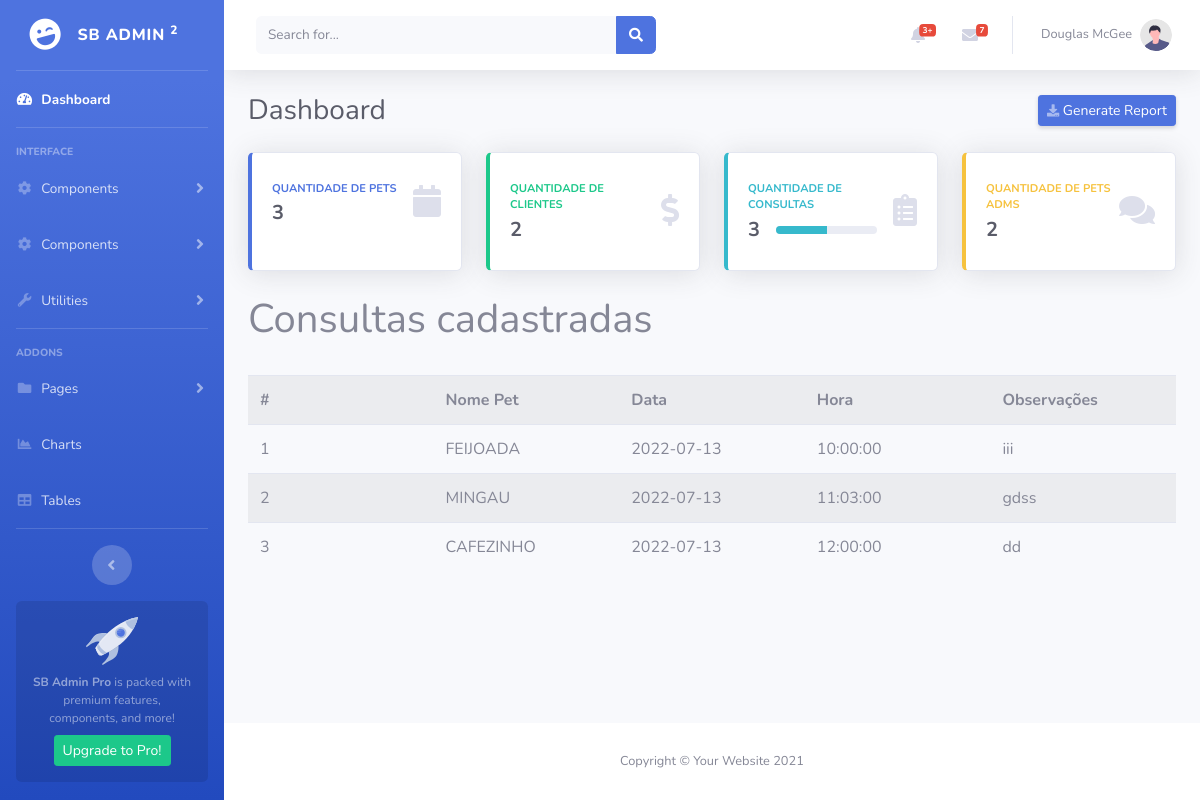
The page /include/dashboard.php (signed in) on the database its author committed.
### tables this page shows
CREATE TABLE `consulta` (
  `id_consulta` int(11) NOT NULL,
  `id_pet` int(11) NOT NULL,
  `id_cliente` int(11) NOT NULL,
  `data_consulta` date NOT NULL,
  `hora_consulta` time NOT NULL,
  `obs_consulta` varchar(200) NOT NULL,
  `nome_pet` varchar(150) NOT NULL
);

### include/dashboard.php (the view, shortened to what this page needs)
<!DOCTYPE html>
<html lang="en">
<head>
    <link href="vendor/fontawesome-free/css/all.min.css" rel="stylesheet" type="text/css">
    <link href="../css/sb-admin-2.min.css" rel="stylesheet">
</head>
<body id="page-top">
    <div id="wrapper">
        <ul class="navbar-nav bg-gradient-primary sidebar sidebar-dark accordion" id="accordionSidebar">
            <a class="sidebar-brand d-flex align-items-center justify-content-center" href="index.html">
                <div class="sidebar-brand-icon rotate-n-15">
                    <i class="fas fa-laugh-wink"></i>
                </div>
                <div class="sidebar-brand-text mx-3">SB Admin <sup>2</sup></div>
            </a>
            <hr class="sidebar-divider my-0">
            <li class="nav-item active">
                <a class="nav-link" href="index.html">
                    <i class="fas fa-fw fa-tachometer-alt"></i>
                    <span>Dashboard</span></a>
            </li>
            <hr class="sidebar-divider">
            <div class="sidebar-heading">
                Interface
            </div>
            <li class="nav-item">
                <a class="nav-link collapsed" href="#" data-toggle="collapse" data-target="#collapseTwo"
                    aria-expanded="true" aria-controls="collapseTwo">
                    <i class="fas fa-fw fa-cog"></i>
                    <span>Components</span>
                </a>
            </li>
            <li class="nav-item">
                <a class="nav-link collapsed" href="#" data-toggle="collapse" data-target="#collapseTwo"
                    aria-expanded="true" aria-controls="collapseTwo">
                    <i class="fas fa-fw fa-cog"></i>
                    <span>Components</span>
                </a>
            </li>
            <li class="nav-item">
                <a class="nav-link collapsed" href="#" data-toggle="collapse" data-target="#collapseUtilities"
                    aria-expanded="true" aria-controls="collapseUtilities">
                    <i class="fas fa-fw fa-wrench"></i>
                    <span>Utilities</span>
                </a>
            </li>
            <hr class="sidebar-divider">
            <div class="sidebar-heading">
                Addons
            </div>
            <li class="nav-item">
                <a class="nav-link collapsed" href="#" data-toggle="collapse" data-target="#collapsePages"
                    aria-expanded="true" aria-controls="collapsePages">
                    <i class="fas fa-fw fa-folder"></i>
                    <span>Pages</span>
                </a>
            </li>
            <li class="nav-item">
                <a class="nav-link" href="charts.html">
                    <i class="fas fa-fw fa-chart-area"></i>
                    <span>Charts</span></a>
            </li>
            <li class="nav-item">
                <a class="nav-link" href="tables.html">
                    <i class="fas fa-fw fa-table"></i>
                    <span>Tables</span></a>
            </li>
            <hr class="sidebar-divider d-none d-md-block">
            <div class="text-center d-none d-md-inline">
                <button class="rounded-circle border-0" id="sidebarToggle"></button>
            </div>
            <div class="sidebar-card d-none d-lg-flex">
                <img class="sidebar-card-illustration mb-2" src="img/undraw_rocket.svg" alt="...">
                <p class="text-center mb-2"><strong>SB Admin Pro</strong> is packed with premium features, components, and more!</p>
                <a class="btn btn-success btn-sm" href="https://startbootstrap.com/theme/sb-admin-pro">Upgrade to Pro!</a>
            </div>
        </ul>
        <div id="content-wrapper" class="d-flex flex-column">
            <div id="content">
                <nav class="navbar navbar-expand navbar-light bg-white topbar mb-4 static-top shadow">
                    <form
                        class="d-none d-sm-inline-block form-inline mr-auto ml-md-3 my-2 my-md-0 mw-100 navbar-search">
                        <div class="input-group">
                            <input type="text" class="form-control bg-light border-0 small" placeholder="Search for..."
                                aria-label="Search" aria-describedby="basic-addon2">
                            <div class="input-group-append">
                                <button class="btn btn-primary" type="button">
                                    <i class="fas fa-search fa-sm"></i>
                                </button>
                            </div>
                        </div>
                    </form>
                    <ul class="navbar-nav ml-auto">
                        <li class="nav-item dropdown no-arrow mx-1">
                            <a class="nav-link dropdown-toggle" href="#" id="alertsDropdown" role="button"
                                data-toggle="dropdown" aria-haspopup="true" aria-expanded="false">
                                <i class="fas fa-bell fa-fw"></i>
                                <span class="badge badge-danger badge-counter">3+</span>
                            </a>
                        </li>
                        <li class="nav-item dropdown no-arrow mx-1">
                            <a class="nav-link dropdown-toggle" href="#" id="messagesDropdown" role="button"
                                data-toggle="dropdown" aria-haspopup="true" aria-expanded="false">
                                <i class="fas fa-envelope fa-fw"></i>
                                <span class="badge badge-danger badge-counter">7</span>
                            </a>
                        </li>
                        <li class="nav-item dropdown no-arrow">
                            <a class="nav-link dropdown-toggle" href="#" id="userDropdown" role="button"
                                data-toggle="dropdown" aria-haspopup="true" aria-expanded="false">
                                <span class="mr-2 d-none d-lg-inline text-gray-600 small">Douglas McGee</span>
                                <img class="img-profile rounded-circle"
                                    src="img/undraw_profile.svg">
                            </a>
                        </li>
                    </ul>
                </nav>
                <div class="container-fluid">
                    <div class="d-sm-flex align-items-center justify-content-between mb-4">
                        <h1 class="h3 mb-0 text-gray-800">Dashboard</h1>
                        <a href="#" class="d-none d-sm-inline-block btn btn-sm btn-primary shadow-sm"><i
                                class="fas fa-download fa-sm text-white-50"></i> Generate Report</a>
                    </div>
                    <div class="row">
                        <div class="col-xl-3 col-md-6 mb-4">
                            <div class="card border-left-primary shadow h-100 py-2">
                                <div class="card-body">
                                    <div class="row no-gutters align-items-center">
                                        <div class="col mr-2">
                                            <div class="text-xs font-weight-bold text-primary text-uppercase mb-1">
                                                <?php
                                                echo "Quantidade de pets";
                                                ?>
                                            </div>
                                            <div class="h5 mb-0 font-weight-bold text-gray-800">
                                            <?php
                                                $objConexao= new Conexao();
                                                $conexaoBD= $objConexao->getConexao();
                                                $sql="select * from pet ";
                                                $result = mysqli_query($conexaoBD,$sql);
                                                echo mysqli_num_rows($result);
                                            ?>
                                            </div>
                                        </div>
                                        <div class="col-auto">
                                            <i class="fas fa-calendar fa-2x text-gray-300"></i>
                                        </div>
                                    </div>
                                </div>
                            </div>
                        </div>
                        <div class="col-xl-3 col-md-6 mb-4">
                            <div class="card border-left-success shadow h-100 py-2">
                                <div class="card-body">
                                    <div class="row no-gutters align-items-center">
                                        <div class="col mr-2">
                                            <div class="text-xs font-weight-bold text-success text-uppercase mb-1">
                                            Quantidade de clientes</div>
                                            <div class="h5 mb-0 font-weight-bold text-gray-800">
                                                <?php
                                                    $objConexao= new Conexao();
                                                    $conexaoBD= $objConexao->getConexao();
                                                    $sql="select * from cliente ";
                                                    $result = mysqli_query($conexaoBD,$sql);
                                                    echo mysqli_num_rows($result);
                                                ?>
                                            </div>
                                        </div>
                                        <div class="col-auto">
                                            <i class="fas fa-dollar-sign fa-2x text-gray-300"></i>
                                        </div>
                                    </div>
                                </div>
                            </div>
                        </div>
                        <div class="col-xl-3 col-md-6 mb-4">
                            <div class="card border-left-info shadow h-100 py-2">
                                <div class="card-body">
                                    <div class="row no-gutters align-items-center">
                                        <div class="col mr-2">
                                            <div class="text-xs font-weight-bold text-info text-uppercase mb-1">Quantidade de consultas
                                            </div>
                                            <div class="row no-gutters align-items-center">
                                                <div class="col-auto">
                                                    <div class="h5 mb-0 mr-3 font-weight-bold text-gray-800">
                                                    <?php
                                                        $objConexao= new Conexao();
                                                        $conexaoBD= $objConexao->getConexao();
                                                        $sql="select * from consulta ";
                                                        $result = mysqli_query($conexaoBD,$sql);
                                                        echo mysqli_num_rows($result);
                                                    ?>
                                                    </div>
                                                </div>
                                                <div class="col">
                                                    <div class="progress progress-sm mr-2">
                                                        <div class="progress-bar bg-info" role="progressbar"
                                                            style="width: 50%" aria-valuenow="50" aria-valuemin="0"
                                                            aria-valuemax="100"></div>
                                                    </div>
                                                </div>
                                            </div>
                                        </div>
                                        <div class="col-auto">
                                            <i class="fas fa-clipboard-list fa-2x text-gray-300"></i>
                                        </div>
                                    </div>
                                </div>
                            </div>
                        </div>
                        <div class="col-xl-3 col-md-6 mb-4">
                            <div class="card border-left-warning shadow h-100 py-2">
                                <div class="card-body">
                                    <div class="row no-gutters align-items-center">
                                        <div class="col mr-2">
                                            <div class="text-xs font-weight-bold text-warning text-uppercase mb-1">
                                            Quantidade de pets adms</div>
                                            <div class="h5 mb-0 font-weight-bold text-gray-800">
                                                <?php
                                                    $objConexao= new Conexao();
                                                    $conexaoBD= $objConexao->getConexao();
                                                    $sql="select * from adm ";
                                                    $result = mysqli_query($conexaoBD,$sql);
                                                    echo mysqli_num_rows($result);
                                                ?>
                                            </div>
                                        </div>
                                        <div class="col-auto">
                                            <i class="fas fa-comments fa-2x text-gray-300"></i>
                                        </div>
                                    </div>
                                </div>
                            </div>
                        </div>
                    </div>
                    <?php
                        $objConexao= new Conexao();
                        $conexaoBD= $objConexao->getConexao();
                        $sql="select * from consulta";
                        $retornoBD=$conexaoBD-> query($sql);
                        if ($retornoBD != null) {
                        ?>
                            <h1 >Consultas cadastradas</h1>
                            <br/>
                            <div class="row">
                                <div class="col-12">
                                    <table class="table table-striped table-hover">
                                        <tr>
                                            <th width="20%">#</th>
                                            <th width="20%">Nome Pet</th>
                                            <th width="20%">Data</th>
                                            <th width="20%">Hora</th>
                                            <th width="20%">Observações</th>
                                        </tr>
                                        <?php
                                        while ($retorno = $retornoBD->fetch_object()) {
                                            echo '<tr><td>' . $retorno->id_consulta . '</td><td>' .
                                                $retorno->nome_pet . '</td><td>' .
                                                $retorno->data_consulta . '</td><td>' .
                                                $retorno->hora_consulta . '</td><td>'.
                                                $retorno->obs_consulta . '</td>';
                                        }
                                    }
                                        ?>
                                    </table>
                                </div>
                            </div>
                </div>
            </div>
            <footer class="sticky-footer bg-white">
                <div class="container my-auto">
                    <div class="copyright text-center my-auto">
                        <span>Copyright &copy; Your Website 2021</span>
                    </div>
                </div>
            </footer>
        </div>
    </div>
</body>
</html>

### rows shown on the page
consulta: id_consulta "1", nome_pet "FEIJOADA", data_consulta "2022-07-13", hora_consulta "10:00:00", obs_consulta "iii"
consulta: id_consulta "2", nome_pet "MINGAU", data_consulta "2022-07-13", hora_consulta "11:03:00", obs_consulta "gdss"
consulta: id_consulta "3", nome_pet "CAFEZINHO", data_consulta "2022-07-13", hora_consulta "12:00:00", obs_consulta "dd"

### other values the page prints
mysqli_num_rows($result) "3"
mysqli_num_rows($result) "2"
